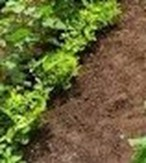
#> input picture 1C.jpg, 146 x 163 px, found by its file name
$ python q6.py
#> lines starting #> are read from the running program, lines starting #| are printed output that depends on the picture; after the words box and inside, x2 and y2 are one past the last pixel; in counts of white or black regions, pixels touching at a corner belong together
import cv2 as cv
import numpy as np
import matplotlib.pyplot as plt

img = cv.imread(r"D:\Assignment 2\ET3112_Assignment02\1C.jpg", cv.IMREAD_GRAYSCALE)
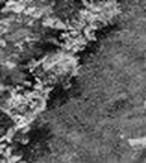
#> img: shape (163, 146); min 0, max 242, mean 98.5
edges = cv.Canny(img, 550, 690)
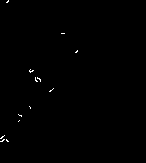
#> edges: shape (163, 146); 0.31% white in thin lines or dots, all inside (x1, y1, x2, y2) = (0, 0, 78, 142)

indices = np.where(edges != [0])
#> indices = 73 positions, rows 0 to 141, columns 0 to 77
x = indices[1]
#> x = 73 values, max 77 at index 9, min 0 at index 59, mean 28.68
y = indices[0]
#> y = 73 values from 0 to 141

# TLS
X = np.vstack((x, y)).T
#> X = 73 pairs, first value 0 to 77, second value 0 to 141
mean = np.mean(X, axis=0)
#> mean = [28.68, 89.45]
X_centered = X - mean
#> X_centered = 73 pairs, first value -28.68 to 48.32, second value -89.45 to 51.55

U, S, Vt = np.linalg.svd(X_centered)
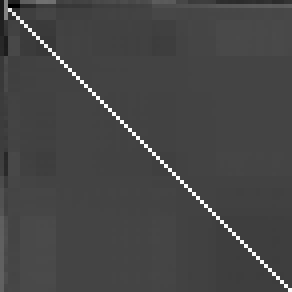
#> U: shape (73, 73) float64 (shown 4 times larger); min -0.359, max 0.999, mean 0.0134; drawn with min black and max white
#> S = [359.4, 150.7]; Vt = [[-0.345, 0.939], [-0.939, -0.345]]

direction = Vt[0]
#> direction = [-0.345, 0.939]
dx, dy = direction
#> dx = -0.345; dy = 0.939

m_tls = dy / dx
#> m_tls = -2.72
c_tls = mean[1] - m_tls * mean[0]
#> c_tls = 167.6

# Line
x_line = np.linspace(min(x), max(x), 100)
#> x_line = 100 values from 0 to 77
y_line = m_tls * x_line + c_tls
#> y_line = 100 values, max 167.6 at index 0, min -42.15 at index 99, mean 62.72

# Equation
eq = f"y = {m_tls:.3f}x + {c_tls:.3f}"
#> eq = 'y = -2.724x + 167.583'

# Plot
plt.figure(figsize=(6,6))
plt.scatter(x, y, s=1, label="Data Points")
plt.plot(x_line, y_line, color='green', label=eq)

plt.legend()
plt.title("Total Least Squares Fit")
plt.gca().invert_yaxis()
plt.show()
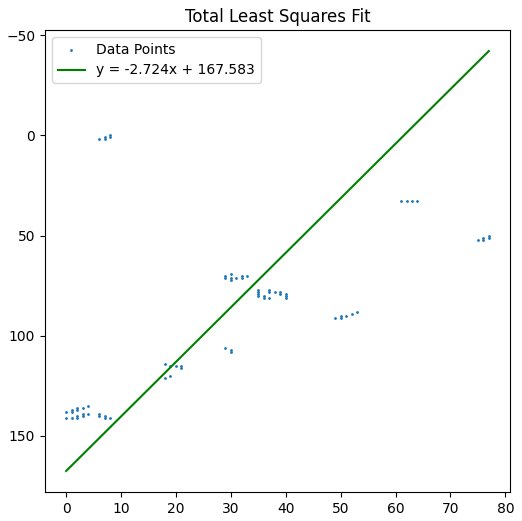
#> figure drawn by matplotlib, 1 panel; curve peaks at x = 0, y = 167.6

$ run again, with 1(a).png saved as 1C.jpg
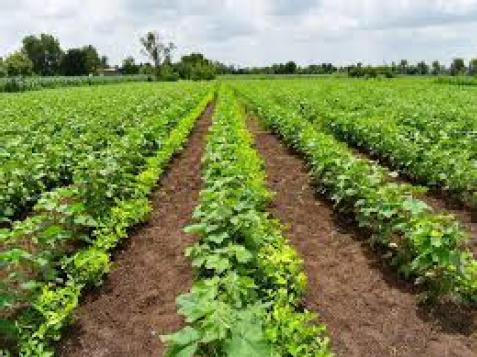
#> input picture 1(a).png, 477 x 357 px, found by its file name
#> `edges = cv.Canny(img, 550, 690)`:
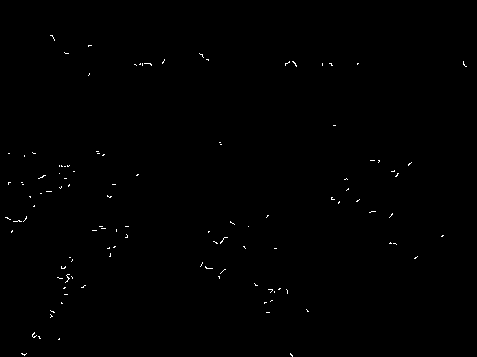
#> edges: shape (357, 477); 0.32% white in thin lines or dots, all inside (x1, y1, x2, y2) = (5, 35, 467, 357)
#> indices = 544 positions, rows 35 to 356, columns 5 to 466
#> x = 544 values, max 466 at index 91, min 5 at index 260, mean 175.7
#> y = 544 values from 35 to 356
#> X = 544 pairs, first value 5 to 466, second value 35 to 356
#> mean = [175.7, 205.8]
#> X_centered = 544 pairs, first value -170.7 to 290.3, second value -170.8 to 150.2
#> S = [3059.9, 1908.8]; Vt = [[0.983, -0.181], [0.181, 0.983]]
#> direction = [0.983, -0.181]
#> dx = 0.983; dy = -0.181
#> m_tls = -0.184
#> c_tls = 238.2
#> y_line = 100 values, max 237.2 at index 0, min 152.4 at index 99, mean 194.8
#> eq = 'y = -0.184x + 238.170'
#> `plt.show()`:
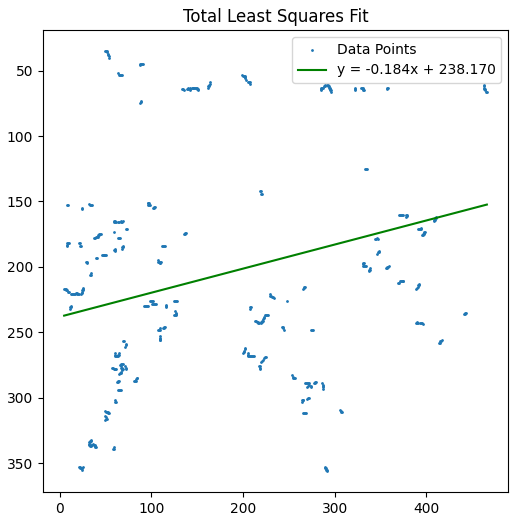
#> figure drawn by matplotlib, 1 panel; curve peaks at x = 5, y = 237.2
